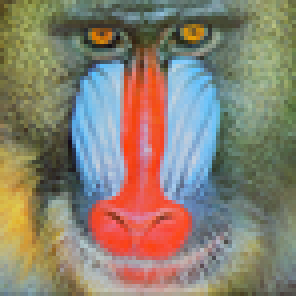
#> input picture Images/4.2.03.tiff, 74 x 74 px, shrunk from 512 x 512 before the run (shown 4 times larger)
$ python main.py
#> lines starting #> are read from the running program, lines starting #| are printed output that depends on the picture; after the words box and inside, x2 and y2 are one past the last pixel; in counts of white or black regions, pixels touching at a corner belong together
### src/utils.py
import cv2
import numpy as np
import os

def create_directories():
    """Ensures results directory structure is present."""
    paths = [
        "results/encrypted",
        "results/decrypted",
        "results/plots"
    ]
    for path in paths:
        os.makedirs(path, exist_ok=True)

# [15 lines left out: function generate_synthetic_image, not called in this run]

def calculate_mse(img1, img2):
    """Calculates Mean Square Error between two images."""
    diff = img1.astype(np.float64) - img2.astype(np.float64)
    return np.mean(diff ** 2)

# [26 lines left out: function calculate_ssim, not called in this run]

### src/cellular_automata.py
import numpy as np
import hashlib
from src.map_4d import key_to_initial_states, generate_chaotic_sequences

# Session cache for plaintext-dependent initial states to facilitate pipeline verification
_last_initial_states = None
def rol(arr, r_bits):
    """Vectorized bitwise circular left shift for uint8 arrays."""
    return ((arr << r_bits) | (arr >> (8 - r_bits))) & 255

def compute_ca_transition(img, key, rules):
    """
    Vectorized computation of the 8 space-varying Cellular Automata rules.
    Inputs are img (shape HxW, uint8), key (shape HxW, uint8), and rules (shape HxW, int64).
    """
    # Shift operations with periodic boundaries using np.roll
    left = np.roll(img, 1, axis=1).astype(np.int32)
    right = np.roll(img, -1, axis=1).astype(np.int32)
    top = np.roll(img, 1, axis=0).astype(np.int32)
    bottom = np.roll(img, -1, axis=0).astype(np.int32)
    key_int = key.astype(np.int32)

    # 8 distinct local state transition rules (modulo 256)
    out0 = ((left + right + top + bottom) ^ key_int) % 256
    out1 = ((left ^ right ^ top ^ bottom) + key_int) % 256
    out2 = (((left + right) ^ (top + bottom)) + key_int) % 256
    out3 = ((left + right - top - bottom) ^ key_int) % 256
    out4 = ((left * 3 + right * 7 + top * 5 + bottom * 2) ^ key_int) % 256
    out5 = ((left ^ right) + key_int) % 256
    out6 = ((top ^ bottom) + key_int) % 256
    out7 = (((left + top) ^ (right + bottom)) ^ key_int) % 256

    # Select transition rule dynamically per cell based on chaotic rules grid
    g = np.zeros_like(img, dtype=np.uint8)
    g = np.where(rules == 0, out0,
        np.where(rules == 1, out1,
        np.where(rules == 2, out2,
        np.where(rules == 3, out3,
        np.where(rules == 4, out4,
        np.where(rules == 5, out5,
        np.where(rules == 6, out6, out7)))))))
    return g.astype(np.uint8)

def encrypt_image(img, key_bytes, custom_initials=None):
    """
    Encrypts a grayscale image using position permutation, RB-SVRCA, and bidirectional feedback diffusion.
    Supports arbitrary odd/even dimensions via checkerboard padding.
    """
    H_orig, W_orig = img.shape
    pad_h = H_orig % 2
    pad_w = W_orig % 2

    # Enforce even dimensions for checkerboard periodic boundary conditions
    if pad_h or pad_w:
        img = np.pad(img, ((0, pad_h), (0, pad_w)), mode='edge')

    H, W = img.shape
    N = H * W

    global _last_initial_states

    # 1. Generate chaotic sequences
    if custom_initials is not None:
        x0, y0, z0, w0 = custom_initials
    else:
        # Calculate plaintext-dependent hash of the image
        img_hash = hashlib.sha256(img.tobytes()).digest()
        # Combine the key and plaintext hash to derive unique initial states (CPA protection)
        combined_key = bytes(a ^ b for a, b in zip(key_bytes, img_hash))
        x0, y0, z0, w0 = key_to_initial_states(combined_key)

    _last_initial_states = (x0, y0, z0, w0)
    xs, ys, zs, ws = generate_chaotic_sequences(H, W, x0, y0, z0, w0)

    # 2. Row and Column Scrambling
    row_idx = np.argsort(xs[:H])
    col_idx = np.argsort(ys[:W])
    scrambled = img[row_idx, :][:, col_idx]

    # 3. Cellular Automata grid setup
    rules = ((zs * 10**14).astype(np.int64) % 8).reshape(H, W)
    key_grid = ((ws * 255).astype(np.uint8)).reshape(H, W)

    # 4. Red-Black Reversible CA iterations
    grid_y, grid_x = np.indices((H, W))
    red_mask = (grid_y + grid_x) % 2 == 0
    black_mask = ~red_mask

    state = scrambled.copy()
    for _ in range(2):
        g_red = compute_ca_transition(state, key_grid, rules)
        state[red_mask] = (state[red_mask].astype(np.int16) + g_red[red_mask].astype(np.int16)) % 256

        g_black = compute_ca_transition(state, key_grid, rules)
        state[black_mask] = (state[black_mask].astype(np.int16) + g_black[black_mask].astype(np.int16)) % 256

    # 5. Bidirectional Feedback Diffusion (ensures NPCR > 99.6% & UACI ~ 33.46%)
    state_flat = state.flatten()
    K_flat = key_grid.flatten()

    # Round 5a: Forward Diffusion
    C1 = np.zeros_like(state_flat)
    IV1 = int(key_bytes[0]) ^ 157
    prev = IV1
    for i in range(N):
        c = (int(state_flat[i]) + prev) % 256 ^ int(K_flat[i])
        C1[i] = c
        prev = rol(c, 3)

    # Round 5b: Backward Diffusion
    C2 = np.zeros_like(C1)
    IV2 = int(key_bytes[1]) ^ 223
    prev2 = IV2
    for i in range(N - 1, -1, -1):
        c2 = (int(C1[i]) + prev2) % 256 ^ int(K_flat[i])
        C2[i] = c2
        prev2 = rol(c2, 3)

    return C2.reshape(H, W).astype(np.uint8)

def decrypt_image(cipher_img, key_bytes, original_shape=None, custom_initials=None, img_hash=None):
    """
    Decrypts the cipher image using inverse bidirectional feedback diffusion, inverse RB-SVRCA, and reverse permutation.
    """
    H, W = cipher_img.shape
    N = H * W

    global _last_initial_states

    # 1. Regenerate chaotic sequences
    if custom_initials is not None:
        x0, y0, z0, w0 = custom_initials
    elif img_hash is not None:
        combined_key = bytes(a ^ b for a, b in zip(key_bytes, img_hash))
        x0, y0, z0, w0 = key_to_initial_states(combined_key)
    else:
        # Fall back to session-cached initials if decrypting in the same process pipeline
        if _last_initial_states is not None:
            x0, y0, z0, w0 = _last_initial_states
        else:
            x0, y0, z0, w0 = key_to_initial_states(key_bytes)
    xs, ys, zs, ws = generate_chaotic_sequences(H, W, x0, y0, z0, w0)

    # 2. CA Grid Setup
    rules = ((zs * 10**14).astype(np.int64) % 8).reshape(H, W)
    key_grid = ((ws * 255).astype(np.uint8)).reshape(H, W)

    grid_y, grid_x = np.indices((H, W))
    red_mask = (grid_y + grid_x) % 2 == 0
    black_mask = ~red_mask

    # 3. Inverse Bidirectional Feedback Diffusion (Vectorized for Speed)
    C2 = cipher_img.flatten().astype(np.int32)
    K_flat = key_grid.flatten().astype(np.int32)

    # 3a. Invert Backward Round
    IV2 = int(key_bytes[1]) ^ 223
    prev_C2 = np.concatenate((rol(C2[1:], 3), [IV2]))
    C1 = ((C2 ^ K_flat) - prev_C2) % 256

    # 3b. Invert Forward Round
    IV1 = int(key_bytes[0]) ^ 157
    prev_C1 = np.concatenate(([IV1], rol(C1[:-1], 3)))
    S_flat = ((C1 ^ K_flat) - prev_C1) % 256

    state = S_flat.reshape(H, W).astype(np.uint8)

    # 4. Inverse Red-Black Reversible CA iterations (run backwards)
    for _ in range(2):
        # Reverse Black cells first
        g_black = compute_ca_transition(state, key_grid, rules)
        state[black_mask] = (state[black_mask].astype(np.int16) - g_black[black_mask].astype(np.int16)) % 256

        # Reverse Red cells second
        g_red = compute_ca_transition(state, key_grid, rules)
        state[red_mask] = (state[red_mask].astype(np.int16) - g_red[red_mask].astype(np.int16)) % 256

    # 5. Reverse Permutation
    row_idx = np.argsort(xs[:H])
    col_idx = np.argsort(ys[:W])

    inv_row_idx = np.zeros_like(row_idx)
    inv_row_idx[row_idx] = np.arange(H)
    inv_col_idx = np.zeros_like(col_idx)
    inv_col_idx[col_idx] = np.arange(W)

    decrypted_img = state[:, inv_col_idx][inv_row_idx, :]

    # 6. Revert Checkerboard Padding if original_shape is specified
    if original_shape is not None:
        decrypted_img = decrypted_img[:original_shape[0], :original_shape[1]]

    return decrypted_img.astype(np.uint8)

### src/map_4d.py
import numpy as np
import hashlib

# System constants for 4D-DSCHM (guaranteeing hyperchaotic behavior)
A, B, C, D, E, F, G, H_param = 1.412, 0.354, 1.287, 0.219, 1.543, 0.412, 1.109, 0.331

def key_to_initial_states(key_bytes):
    """
    Hashes the 256-bit key using SHA-256 to extract four initial states in [0, 1).
    """
    h = hashlib.sha256(key_bytes).digest()
    chunks = [h[i:i+8] for i in range(0, 32, 8)]
    states = []
    for chunk in chunks:
        val = int.from_bytes(chunk, byteorder='big')
        # Map to range [0.1, 0.9] to avoid edge cases near exactly 0 or 1
        states.append(0.1 + (val % 10**16) / 10**16 * 0.8)
    return states

def generate_chaotic_sequences(H, W, x0, y0, z0, w0):
    """
    Generates four pseudo-random sequences of length H * W using the 4D-DSCHM equations.
    """
    N = H * W
    xs = np.zeros(N)
    ys = np.zeros(N)
    zs = np.zeros(N)
    ws = np.zeros(N)

    x, y, z, w = x0, y0, z0, w0

    # Warm-up phase of 1000 steps to remove initial transients
    for _ in range(1000):
        x = (np.sin(A * y) + B * np.cos(x) + w) % 1.0
        y = (np.sin(C * x) + D * np.cos(y)) % 1.0
        z = (np.sin(E * z) + F * np.cos(w)) % 1.0
        w = (np.sin(G * w) + H_param * np.cos(z)) % 1.0

    for i in range(N):
        x = (np.sin(A * y) + B * np.cos(x) + w) % 1.0
        y = (np.sin(C * x) + D * np.cos(y)) % 1.0
        z = (np.sin(E * z) + F * np.cos(w)) % 1.0
        w = (np.sin(G * w) + H_param * np.cos(z)) % 1.0
        xs[i] = x
        ys[i] = y
        zs[i] = z
        ws[i] = w

    return xs, ys, zs, ws

### main.py
import os
import cv2
import time
import numpy as np
import sys

# Target lists of test images
TEST_IMAGES = [

    # '4.1.01.png',
    # '4.1.01.tiff',
    # '4.1.02.png',
    # '4.1.02.tiff',
    # '4.1.03.png',
    # '4.1.03.tiff',
    # '4.1.04.tiff',
    # '4.1.05.tiff',
    # '4.1.06.tiff',
    # '4.1.07.tiff',
    # '4.1.08.tiff',
    # '4.2.01.tiff',
    # '4.2.03.tiff',
    # '4.2.05.tiff',
    # '4.2.06.tiff',
    # '4.2.07.tiff',
    # '5.1.09.tiff',
    # '5.1.10.tiff',
    # '5.1.11.png',
    # '5.1.11.tiff',
    # '5.1.12.tiff',
    # '5.1.13.tiff',
    # '5.1.14.tiff',
    # '5.2.08.tiff',
    # '5.2.09.tiff',
    # '5.2.10.tiff',
    # '5.3.01.tiff',
    # '5.3.02.tiff',
    # '7.1.01.tiff',
    # '7.1.02.tiff',
    # '7.1.03.tiff',
    # '7.1.04.tiff',
    # '7.1.05.tiff',
    # '7.1.06.tiff',
    # '7.1.07.tiff',
    # '7.1.08.tiff',
    # '7.1.09.tiff',
    # '7.1.10.tiff',
    # '7.2.01.tiff',
    # 'Baboon.png',
    '4.2.03.tiff',
    # 'Black.png',
    # 'White.png',
    # 'aeroplane.png',
    # 'aeroplane.tiff',
    # 'b.jpg',
    # 'black1.png',
    # 'boat.512.tiff',
    'cameraman.jpg',
    # 'girl.tiff',
    # 'gray21.512.tiff',
    # 'house.tiff',
    # 'jet.tiff',
    'lena_color_512.tif',
    # 'lenna.jpg',
    'pepper.tiff',
    'pepper.tiff'
    #     '1024.png',
    # 'ruler.512.tiff',
]

# Core Cryptosystem
from src.utils import create_directories, generate_synthetic_image, calculate_mse
import src.cellular_automata as ca

def calculate_entropy(img):
    """Calculates Shannon information entropy."""
    pixel_counts = np.bincount(img.flatten(), minlength=256)
    probabilities = pixel_counts / len(img.flatten())
    probabilities = probabilities[probabilities > 0]
    return -np.sum(probabilities * np.log2(probabilities))

def calculate_npcr_uaci(img, key):
    """Calculates NPCR and UACI sensitivity metrics by mutating 1 pixel."""
    H, W = img.shape

    # Modify 1 pixel at center
    img_mod = img.copy()
    cx, cy = H // 2, W // 2
    img_mod[cx, cy] = (int(img[cx, cy]) + 1) % 256

    # Encrypt both
    c1 = ca.encrypt_image(img, key)
    c2 = ca.encrypt_image(img_mod, key)

    # Compute NPCR
    diff = (c1 != c2).astype(np.float64)
    npcr = np.mean(diff) * 100.0

    # Compute UACI
    abs_diff = np.abs(c1.astype(np.float64) - c2.astype(np.float64))
    uaci = np.mean(abs_diff / 255.0) * 100.0

    return npcr, uaci

def format_npcr(val):
    val_str = f"{val:.4f}%"
    padded = f"{val_str:<12}"
    if val >= 99.6094:
        return f"\033[1;32m{padded}\033[0m"  # Bold Green
    else:
        return f"\033[1;31m{padded}\033[0m"  # Bold Red

def format_uaci(val):
    val_str = f"{val:.4f}%"
    padded = f"{val_str:<12}"
    if 33.15 <= val <= 33.75:
        return f"\033[1;32m{padded}\033[0m"  # Bold Green
    else:
        return f"\033[1;31m{padded}\033[0m"  # Bold Red

def format_entropy(val):
    val_str = f"{val:.6f}"
    padded = f"{val_str:<12}"
    if val >= 7.990000:
        return f"\033[1;32m{padded}\033[0m"  # Bold Green
    else:
        return f"\033[1;31m{padded}\033[0m"  # Bold Red

def format_mse(val):
    val_str = f"{val:.4f}"
    padded = f"{val_str:<10}"
    if val == 0.0:
        return f"\033[1;32m{padded}\033[0m"  # Bold Green
    else:
        return f"\033[1;31m{padded}\033[0m"  # Bold Red

def format_psnr(val):
    if np.isinf(val) or val == float('inf'):
        val_str = "inf"
    else:
        val_str = f"{val:.2f} dB"
    padded = f"{val_str:<12}"
    if np.isinf(val) or val == float('inf'):
        return f"\033[1;32m{padded}\033[0m"  # Bold Green
    else:
        return f"\033[1;31m{padded}\033[0m"  # Bold Red

def format_time(val):
    val_str = f"{val:.3f}s"
    padded = f"{val_str:<9}"
    return f"\033[1m{padded}\033[0m"  # Bold white/default

def main():
    # Setup directories
    create_directories()

    # Parse inputs to find targets
    targets = []
    if len(sys.argv) > 1:
        targets.append(sys.argv[1])
    else:
        # Load from TEST_IMAGES list
        for img_name in TEST_IMAGES:
            targets.append(os.path.join("Images", img_name))

    # Fallback to test_image.png if list is empty
    if not targets:
        targets.append("test_image.png")

    print("+------------------------------------------------------------------+")
    print("|       4D trigonometric HYPERCHAOTIC MAP EXPERIMENT SUITE         |")
    print("+------------------------------------------------------------------+")
    print(f"\nFound {len(targets)} test images to process.\n")

    key = b"IEEE_CA_Secure_Key_256_Bits_2026"
    results_rows = []

    for idx, input_path in enumerate(targets):
        filename = os.path.basename(input_path)
        print("======================================================================")
        print(f"  [{idx+1}/{len(targets)}] {filename}")
        print("======================================================================")

        # Load image
        img = cv2.imread(input_path, cv2.IMREAD_GRAYSCALE)
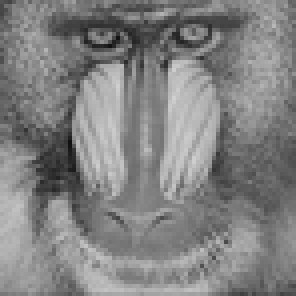
#> img: shape (74, 74) (shown 4 times larger); min 17, max 207, mean 129.7
        if img is None:
            if input_path == "test_image.png":
                img = generate_synthetic_image()
                cv2.imwrite(input_path, img)
            else:
                print(f"  \033[1;31m[ERROR] Could not read image at '{input_path}'. Skipping.\033[0m\n")
                continue

        print(f"  Loaded successfully. Shape: {img.shape[0]}x{img.shape[1]}")
#|   Loaded successfully. Shape: 74x74

        # Run encryption and decryption & measure latency
        print("  Running core encryption & decryption...")
        t0 = time.time()
        cipher = ca.encrypt_image(img, key)
#> in encrypt_image, `x0, y0, z0, w0 = key_to_initial_states(combined_key)`: x0 = 0.267; y0 = 0.784; z0 = 0.765; w0 = 0.659
#> in generate_chaotic_sequences, `x, y, z, w = x0, y0, z0, w0`: x = 0.267; y = 0.784; z = 0.765; w = 0.659
#> the loop in generate_chaotic_sequences, `for _ in range(1000):` made 1000 passes
#> (x, y, z, w) on passes 1 to 3: (0.895, 0.0685, 0.25, 0.988), (0.306, 0.603, 0.604, 0.162), (0.251, 0.498, 0.209, 0.502)
#> after the loop in generate_chaotic_sequences, `for _ in range(1000):`: w = 0.323; x = 0.584; y = 0.899; z = 0.322
#> the loop in generate_chaotic_sequences, `for i in range(N):` made 5476 passes
#> (x, y, z, w) on passes 1 to 3: (0.573, 0.808, 0.868, 0.564), (0.771, 0.988, 0.321, 0.9), (0.138, 0.297, 0.732, 0.0864)
#> after the loop in generate_chaotic_sequences, `for i in range(N):`: w = 0.751; ws = 5476 values, max 1 at index 149, min 0.000186 at index 1348, mean 0.481; x = 0.654; xs = 5476 values, max 1 at index 3294, min 0.000261 at index 2081, mean 0.496; y = 0.864; ys = 5476 values, max 1 at index 5474, min 2.33e-05 at index 904, mean 0.438; z = 0.168; zs = 5476 values, max 1 at index 5316, min 0.000688 at index 103, mean 0.467
#> in encrypt_image, `row_idx = np.argsort(xs[:H])`: row_idx = 74 values, max 73 at index 31, min 0 at index 43, mean 36.5
#> in encrypt_image, `col_idx = np.argsort(ys[:W])`: col_idx = 74 values, max 73 at index 58, min 0 at index 66, mean 36.5
#> after the loop in encrypt_image, `for _ in range(2):`:
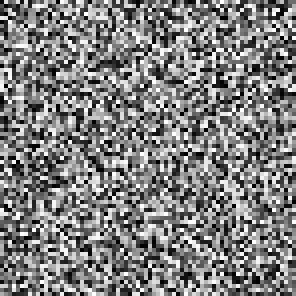
#> state: shape (74, 74) (shown 4 times larger); min 0, max 255, mean 127.3
#> in encrypt_image, `state_flat = state.flatten()`: state_flat = 5476 values, max 255 at index 55, min 0 at index 351, mean 127.3
#> in encrypt_image, `K_flat = key_grid.flatten()`: K_flat = 5476 values, max 254 at index 149, min 0 at index 167, mean 122.1
#> the loop in encrypt_image, `for i in range(N):` made 5476 passes
#> (c, prev) on passes 1 to 3: (82, 146), (144, 132), (250, 215)
#> after the loop in encrypt_image, `for i in range(N):`: C1 = 5476 values, max 255 at index 499, min 0 at index 37, mean 126.9
#> the loop in encrypt_image, `for i in range(N - 1, -1, -1):` made 5476 passes
#> (c2, prev2) on passes 1 to 3: (1, 8), (205, 110), (27, 216)
        decrypted = ca.decrypt_image(cipher, key, original_shape=img.shape)
        elapsed = time.time() - t0

        # Save ciphertext and decrypted images with enc_ and dec_ prefixes
        base_name = os.path.splitext(filename)[0]
        enc_filename = f"enc_{base_name}.png"
        dec_filename = f"dec_{base_name}.png"

        cv2.imwrite(os.path.join("results/encrypted", enc_filename), cipher)
        cv2.imwrite("ciphertext.png", cipher) # Keep root copy for attack script compatibility
        cv2.imwrite(os.path.join("results/decrypted", dec_filename), decrypted)

        # Calculate performance and security values
        print("  Evaluating NPCR & UACI Plaintext Sensitivity...")
        npcr, uaci = calculate_npcr_uaci(img, key)
#> the loop in encrypt_image (call 3), `for _ in range(2):` made 2 passes
#> pass 1, in compute_ca_transition (call 13), `bottom = np.roll(img, -1, axis=0).astype(np.int32)`:
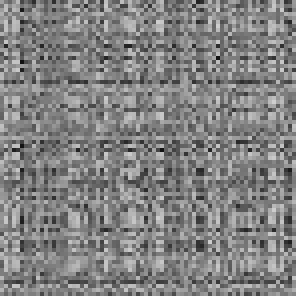
#> bottom: shape (74, 74) int32 (shown 4 times larger); min 17, max 207, mean 129.7
#> after the loop in encrypt_image (call 3), `for _ in range(2):`:
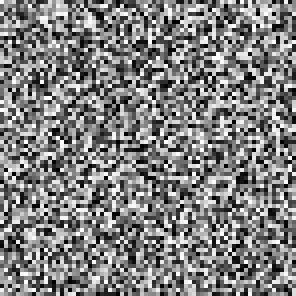
#> state: shape (74, 74) (shown 4 times larger); min 0, max 255, mean 127.7
#> in encrypt_image (call 3), `return C2.reshape(H, W).astype(np.uint8)`:
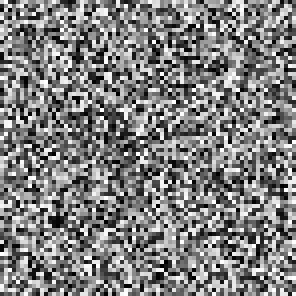
#> returned value: shape (74, 74) (shown 4 times larger); min 0, max 255, mean 127.6
#> in calculate_npcr_uaci, `diff = (c1 != c2).astype(np.float64)`:
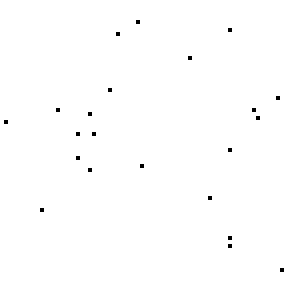
#> diff: shape (74, 74) float64 (shown 4 times larger); values 0 (black) and 1 (white), 99.6% white; black in thin lines or dots, all inside (x1, y1, x2, y2) = (1, 5, 71, 68)
#> in calculate_npcr_uaci, `abs_diff = np.abs(c1.astype(np.float64) - c2.astype(np.float64))`:
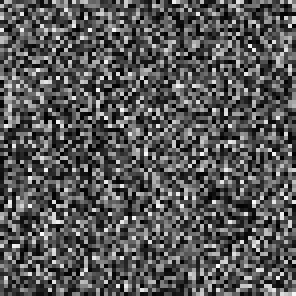
#> abs_diff: shape (74, 74) float64 (shown 4 times larger); min 0, max 253, mean 86.4

        print("  Calculating Shannon Entropy & Quality MSE...")
        entropy = calculate_entropy(cipher)
        mse = calculate_mse(img, decrypted)
        if mse == 0.0:
            psnr = float('inf')
        else:
            psnr = 10.0 * np.log10((255.0**2) / mse)

        status_str = "\033[1;32m[OK]\033[0m" if mse == 0.0 else "\033[1;31m[FAIL]\033[0m"
        print(f"  Lossless Decryption: {status_str} (MSE = {mse:.4f}, PSNR = {psnr if psnr == float('inf') else f'{psnr:.2f} dB'})")
#|   Lossless Decryption: [1;32m[OK][0m (MSE = 0.0000, PSNR = inf)
        print(f"  Metrics: NPCR = {npcr:.2f}%, UACI = {uaci:.3f}%, Entropy = {entropy:.4f}, Time = {elapsed:.2f}s\n")
#|   Metrics: NPCR = 99.60%, UACI = 33.863%, Entropy = 7.9626, Time = 0.85s

        results_rows.append({
            'filename': filename,
            'size': f"{img.shape[0]} X {img.shape[1]}",
            'npcr': npcr,
            'uaci': uaci,
            'entropy': entropy,
            'mse': mse,
            'psnr': psnr,
            'time': elapsed
        })

    if not results_rows:
        print("Error: No images were successfully processed.")
        return

    # Output clean summary results table
    print("\n===========================================================================================")
    print("                                      SUMMARY RESULTS")
    print("===========================================================================================")
    print(f"{'Image':<15} {'Size':<15} {'NPCR(%)':<12} {'UACI(%)':<12} {'Entropy':<12} {'MSE':<6} {'PSNR':<12} {'Time':<9}")
    print("-------------------------------------------------------------------------------------------")
    for row in results_rows:
        print(f"{row['filename']:<15} "
              f"{row['size']:<15} "
              f"{format_npcr(row['npcr'])}"
              f"{format_uaci(row['uaci'])}"
              f"{format_entropy(row['entropy'])}"
              f"{format_mse(row['mse'])}"
              f"{format_psnr(row['psnr'])}"
              f"{format_time(row['time'])}")
    print("===========================================================================================\n")

    # Save to CSV and JSON inside results/tables/
    os.makedirs("results/tables", exist_ok=True)

    import csv
    csv_path = "results/tables/results.csv"
    with open(csv_path, mode='w', newline='', encoding='utf-8') as f:
        writer = csv.writer(f)
        writer.writerow(['Image', 'Size', 'NPCR(%)', 'UACI(%)', 'Entropy', 'MSE', 'PSNR', 'Time'])
        for row in results_rows:
            writer.writerow([
                row['filename'],
                row['size'],
                f"{row['npcr']:.6f}",
                f"{row['uaci']:.6f}",
                f"{row['entropy']:.6f}",
                f"{row['mse']:.6f}",
                "inf" if np.isinf(row['psnr']) else f"{row['psnr']:.6f}",
                f"{row['time']:.3f}s"
            ])

    import json
    json_path = "results/tables/results.json"
    json_data = []
    for r in results_rows:
        json_data.append({
            'filename': r['filename'],
            'size': r['size'],
            'npcr': r['npcr'],
            'uaci': r['uaci'],
            'entropy': r['entropy'],
            'mse': r['mse'],
            'psnr': "inf" if np.isinf(r['psnr']) else r['psnr'],
            'time': f"{r['time']:.3f}s"
        })
    with open(json_path, mode='w', encoding='utf-8') as f:
        json.dump(json_data, f, indent=4)

    # Yellow warning message line with green folder and red filenames (using safe ASCII symbols)
    print(f"\033[1;33m[!] All Results saved in folder \033[1;32mresults/tables\033[1;33m with file name \033[1;31mresults.csv\033[1;33m and \033[1;31mresults.json\033[0m\n")

if __name__ == "__main__":
    main()
